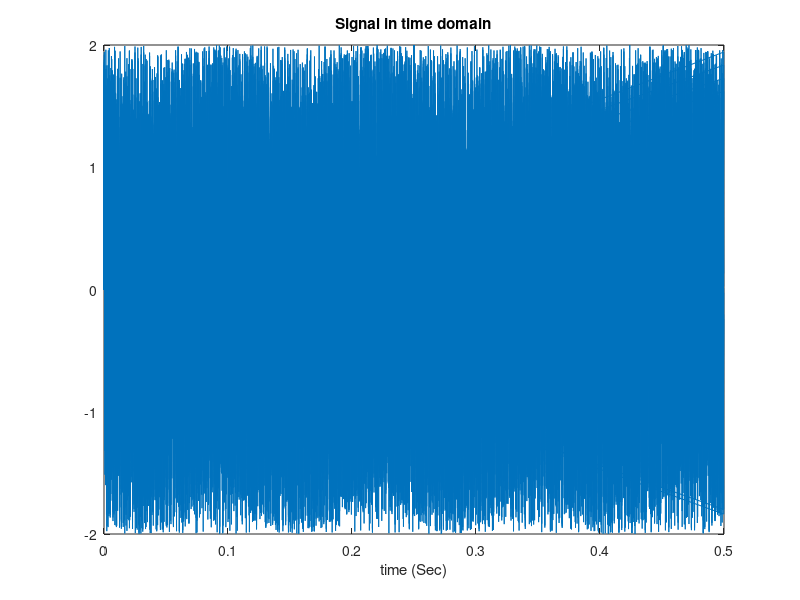

This figure's MATLAB source: (Note: this script raises an error after producing the figure.)
% ECE 4750
% Practice on Spectrogram
% This code is written by Dr. Shekaramiz from UVU.
% Ver1: 2/9/2021

% Touch Tone Signal
clc, clear; close all;
fs = 4e3;
t = 0:1/fs:0.5-1/fs;

ver = [697 770 852 941];
hor = [1209 1336 1477];

tones = [];

for k = 1:length(ver)
    for l = 1:length(hor)
        tone = sum(sin(2*pi*[ver(k);hor(l)].*t))';
        tones = [tones;tone;zeros(size(tone))];
    end
end

soundsc(tones,fs)
figure; plot(repmat(t,1,length(ver)*length(hor)*2),tones);
title('Signal in time domain'); xlabel('time (Sec)');
S = timetable(seconds(0:length(tones)-1)'/fs,tones);
figure;
    pspectrum(S,'spectrogram', ...
    'TimeResolution',0.5,'OverlapPercent',0,'Leakage',0.85)